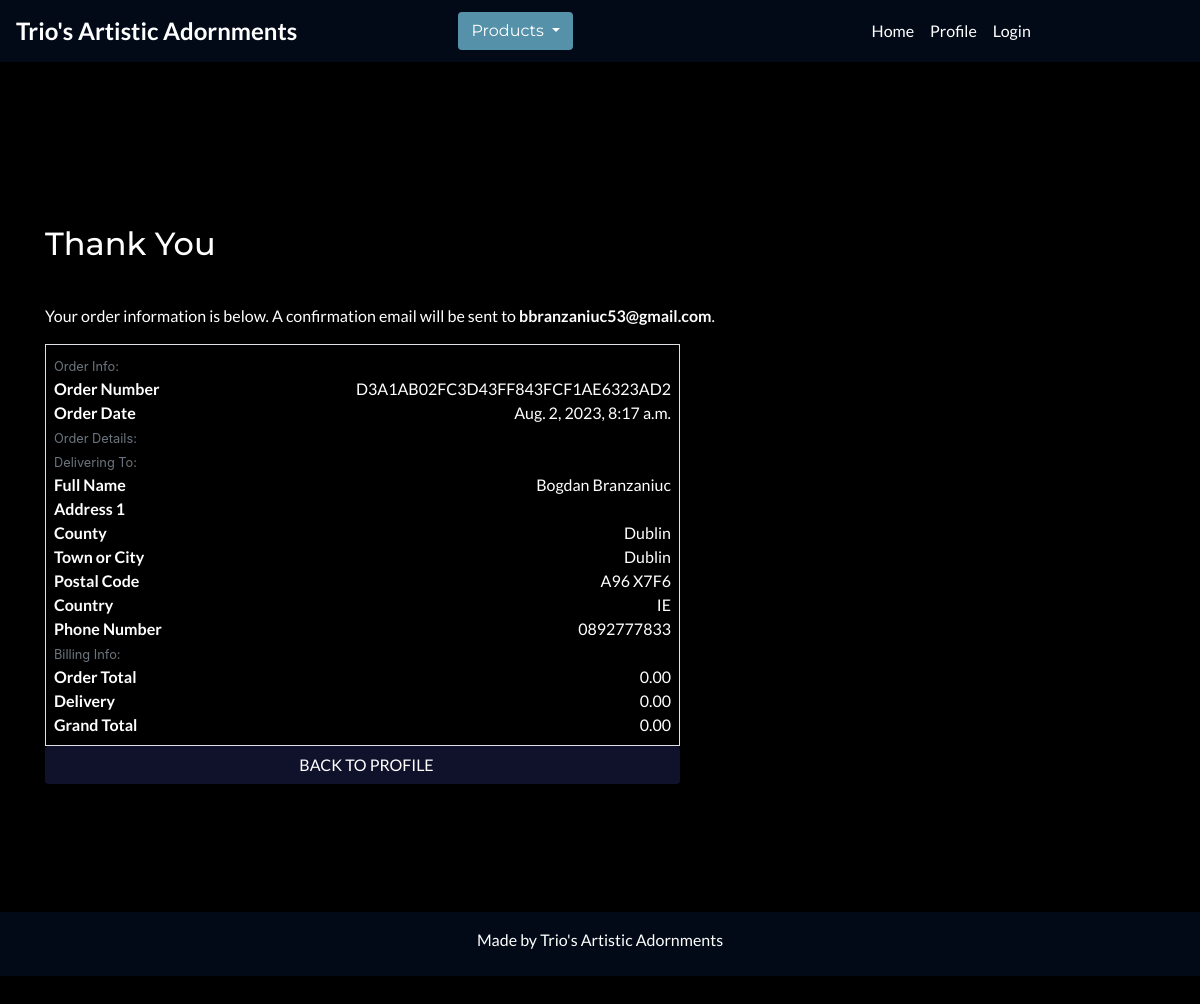
/profile/order_history/D3A1AB02FC3D43FF843FCF1AE6323AD2, run on the app's committed database.
### checkout/models.py (models this page shows, shortened)
class Order(models.Model):
    order_number = models.CharField(max_length=32, null=False, editable=False)
    user_profile = models.ForeignKey(UserProfile, on_delete=models.SET_NULL,
                                     null=True, blank=True, related_name='orders')
    full_name = models.CharField(max_length=50, null=False, blank=False)
    email = models.EmailField(max_length=254, null=False, blank=False)
    phone_number = models.CharField(max_length=20, null=False, blank=False)
    country = CountryField(blank_label='Country *', null=False, blank=False)
    postcode = models.CharField(max_length=20, null=True, blank=True)
    town_or_city = models.CharField(max_length=40, null=False, blank=False)
    address1 = models.CharField(max_length=80, null=False, blank=False)
    address2 = models.CharField(max_length=80, null=True, blank=True)
    county = models.CharField(max_length=80, null=True, blank=True)
    date = models.DateTimeField(auto_now_add=True)
    delivery_cost = models.DecimalField(max_digits=6, decimal_places=2, null=False, default=0)
    order_total = models.DecimalField(max_digits=10, decimal_places=2, null=False, default=0)
    grand_total = models.DecimalField(max_digits=10, decimal_places=2, null=False, default=0)
    original_bag = models.TextField(null=False, blank=False, default='')
    stripe_pid = models.CharField(max_length=254, null=False, blank=False, default='')

### profiles/views.py (the view)
# urls.py: path('order_history/<order_number>', views.order_history, name='order_history'),
def order_history(request, order_number):
    order = get_object_or_404(Order, order_number=order_number)
    messages.info(request, (
        f'This is a past confirmation for order number {order_number}. '
        'A confirmation email was sent on the order date.'
    ))
    template = 'checkout/checkout_success.html'
    context = {
        'order': order,
        'from_profile': True,
    }
    return render(request, template, context)

### bag/sessionbag.py (called while the page is built, shortened)
def bag_contents(request):
    bag_items = []
    total = 0
    product_count = 0
    bag = request.session.get('bag', {})
    if total < settings.FREE_DELIVERY_THRESHOLD:
        delivery = total * Decimal(settings.STANDARD_DELIVERY_PERCENTAGE / 100)
        free_delivery_delta = settings.FREE_DELIVERY_THRESHOLD - total
    else:
        delivery = 0
        free_delivery_delta = 0
    grand_total = delivery + total
    context = {
        'bag_items': bag_items,
        'product_count': product_count,
        'bag': bag,
        'total': total,
        'grand_total': grand_total,
        'delivery': round(delivery, 2),
        'delivery_treshold': settings.FREE_DELIVERY_THRESHOLD,
        'left_till_free': settings.FREE_DELIVERY_THRESHOLD - total,
    }
    return context

### checkout/templates/checkout/checkout_success.html (shortened to what this page needs)
{% extends "base.html" %}
{% load static %}
{% block extra_css %}
    <link rel="stylesheet" href="{% static 'checkout/css/checkout.css' %}">
{% endblock %}
{% block content %}
    <div class="container">
        <div class="row">
            <div class="col">
                <hr>
                <h2 class="logo-font mb-4">Thank You</h2>
                <hr>
                <p class="text-black">Your order information is below. A confirmation email will be sent to <strong>{{ order.email }}</strong>.</p>
            </div>
        </div>
        <div class="row">
            <div class="col-12 col-lg-7">
                <div class="order-confirmation-wrapper p-2 border">
                    <div class="row">
                        <div class="col">
                            <small class="text-muted">Order Info:</small>
                        </div>
                    </div>
                    <div class="row">
                        <div class="col-12 col-md-4">
                            <p class="mb-0 text-black font-weight-bold">Order Number</p>
                        </div>
                        <div class="col-12 col-md-8 text-md-right">
                            <p class="mb-0">{{ order.order_number }}</p>
                        </div>
                    </div>
                    <div class="row">
                        <div class="col-12 col-md-4">
                            <p class="mb-0 text-black font-weight-bold">Order Date</p>
                        </div>
                        <div class="col-12 col-md-8 text-md-right">
                            <p class="mb-0">{{ order.date }}</p>
                        </div>
                    </div>
                    <div class="row">
                        <div class="col">
                            <small class="text-muted">Order Details:</small>
                        </div>
                    </div>
                    <div class="row">
                        <div class="col">
                            <small class="text-muted">Delivering To:</small>
                        </div>
                    </div>
                    <div class="row">
                        <div class="col-12 col-md-4">
                            <p class="mb-0 text-black font-weight-bold">Full Name</p>
                        </div>
                        <div class="col-12 col-md-8 text-md-right">
                            <p class="mb-0">{{ order.full_name }}</p>
                        </div>
                    </div>
                    <div class="row">
                        <div class="col-12 col-md-4">
                            <p class="mb-0 text-black font-weight-bold">Address 1</p>
                        </div>
                        <div class="col-12 col-md-8 text-md-right">
                        </div>
                    </div>
                    {% if order.county %}
                    <div class="row">
                        <div class="col-12 col-md-4">
                            <p class="mb-0 text-black font-weight-bold">County</p>
                        </div>
                        <div class="col-12 col-md-8 text-md-right">
                            <p class="mb-0">{{ order.county }}</p>
                        </div>
                    </div>
                    {% endif %}
                    <div class="row">
                        <div class="col-12 col-md-4">
                            <p class="mb-0 text-black font-weight-bold">Town or City</p>
                        </div>
                        <div class="col-12 col-md-8 text-md-right">
                            <p class="mb-0">{{ order.town_or_city }}</p>
                        </div>
                    </div>
                    {% if order.postcode %}
                    <div class="row">
                        <div class="col-12 col-md-4">
                            <p class="mb-0 text-black font-weight-bold">Postal Code</p>
                        </div>
                        <div class="col-12 col-md-8 text-md-right">
                            <p class="mb-0">{{ order.postcode }}</p>
                        </div>
                    </div>
                    {% endif %}
                    <div class="row">
                        <div class="col-12 col-md-4">
                            <p class="mb-0 text-black font-weight-bold">Country</p>
                        </div>
                        <div class="col-12 col-md-8 text-md-right">
                            <p class="mb-0">{{ order.country }}</p>
                        </div>
                    </div>
                    <div class="row">
                        <div class="col-12 col-md-4">
                            <p class="mb-0 text-black font-weight-bold">Phone Number</p>
                        </div>
                        <div class="col-12 col-md-8 text-md-right">
                            <p class="mb-0">{{ order.phone_number }}</p>
                        </div>
                    </div>
                    <div class="row">
                        <div class="col">
                            <small class="text-muted">Billing Info:</small>
                        </div>
                    </div>
                    <div class="row">
                        <div class="col-12 col-md-4">
                            <p class="mb-0 text-black font-weight-bold">Order Total</p>
                        </div>
                        <div class="col-12 col-md-8 text-md-right">
                            <p class="mb-0">{{ order.order_total }}</p>
                        </div>
                    </div>
                    <div class="row">
                        <div class="col-12 col-md-4">
                            <p class="mb-0 text-black font-weight-bold">Delivery</p>
                        </div>
                        <div class="col-12 col-md-8 text-md-right">
                            <p class="mb-0">{{ order.delivery_cost }}</p>
                        </div>
                    </div>
                    <div class="row">
                        <div class="col-12 col-md-4">
                            <p class="mb-0 text-black font-weight-bold">Grand Total</p>
                        </div>
                        <div class="col-12 col-md-8 text-md-right">
                            <p class="mb-0">{{ order.grand_total }}</p>
                        </div>
                    </div>
                </div>
            </div>
        </div>
        <div class="row">
			<div class="col-12 col-lg-7 text-right">
                {% if from_profile %}
                    <a href="{% url 'profile' %}" class="btn btn-gate">
                        <span class="text-uppercase">Back to Profile</span>
                    </a>
                {% endif %}
			</div>
		</div>
    </div>
{% endblock %}

### templates/base.html (shortened to what this page needs)
{% load static %}
{% load unicorn %}
<!doctype html>
<html lang="en">
<head>
    {% block corecss %}
    <link rel="stylesheet" href="https://cdn.jsdelivr.net/npm/bootstrap@4.4.1/dist/css/bootstrap.min.css"
>
    <link rel="stylesheet" href="{% static 'css/base.css' %}">
    <link rel="stylesheet" href="{% static 'bag/css/bag.css' %}">
    <link rel="stylesheet" href="{% static 'products/css/product.css' %}">
    <link rel="stylesheet" href="{% static 'profiles/css/profiles.css' %}">
    {% endblock %}
    {% block extra_css %}{% endblock %}
</head>
<body>
    <nav class="navbar navbar-expand-lg">
        <a class="navbar-brand" href="{% url 'home' %}">Trio's Artistic Adornments</a>
        <div class="collapse navbar-collapse" id="navbarSupportedContent">
            <div class="dropdown">
                <button class="btn btn-blue dropdown-toggle" type="button" id="products" data-toggle="dropdown" aria-haspopup="true"
                    aria-expanded="false">
                    Products
                </button>
            </div>
            <ul class="navbar-nav">
                <li class="nav-item active">
                    <a class="nav-link" id="/home" href="{% url 'home' %}">Home </a>
                </li>
                <li class="nav-item">
                    <a class="nav-link" id="/profile/" href="{% url 'profile' %}">Profile</a>
                </li>
                {% if user.is_authenticated %}
                    {% if user.is_superuser %}
                        <li class="nav-item">
                            <a class="nav-link" id="/products/admin_crud_products" href="{% url 'admin_crud_products' %}">Manage
                                Products</a>
                        </li>
                    {% endif %}
                <li class="nav-item active">
                    <a class="nav-link" id='/accounts/logout/' href="{% url 'account_logout' %}">Logout
                        <span class="sr-only">(current)</span>
                    </a>
                </li>
                {% else %}
                <li class="nav-item active">
                    <a class="nav-link" id="/accounts/login/" href="{% url 'account_login' %}">Login
                    </a>
                </li>
                {% endif %}
            </ul>
        </div>
    </nav>
    <section class="body-section container">
        <div class="position-relative">
        {% block content %}
        {% endblock %}
        </div>
    </section>
    <footer>
        <div class="row g-0 footer-row">
            <div class="col-12 mt-3">
                <p>Made by Trio's Artistic Adornments</p>
            </div>
        </div>
    </footer>
</body>
</html>

### static/css/base.css (style rules this page uses)
:root { --base-nav-footer-color: #030a17; }
* { margin:0; padding: 0; }
h1, h2, h3, h4, h5, h6 { font-family: Montserrat; }
.position-relative { z-index:300; position:relative; }
body { background-color: #000000; position: relative; min-height:100vh; color: #ffffff; }
i, p, a { color:inherit; font-family: Lato ; }
.body-section { padding: 12em 0; }
.navbar { background-color: var(--base-nav-footer-color); color: #ffffff; width:100%; position: fixed; font-family: "Montserrat" ; z-index: 1500; }
nav a { text-decoration: none; color: inherit; }
.navbar-brand { font-weight: bolder; font-size: x-large; }
#navbarSupportedContent { justify-content: space-around; align-items: center; }
footer { position: absolute; bottom: 0; height: 4em; width: 100%; background-color: var(--base-nav-footer-color); z-index: 2500; }
footer p { text-align: center; }
.btn-blue { background: #5592a9; color: white; }
.btn-gate { display: flex; align-items: center; justify-content: center; color: white; background-color: #10122b; }

### data on the page
Order: email "bbranzaniuc53@gmail.com", order_number "D3A1AB02FC3D43FF843FCF1AE6323AD2", date "Aug. 2, 2023, 8:17 a.m.", full_name "Bogdan Branzaniuc", county "Dublin", town_or_city "Dublin", postcode "A96 X7F6", country "IE", phone_number "0892777833", order_total "0.00", delivery_cost "0.00", grand_total "0.00"
